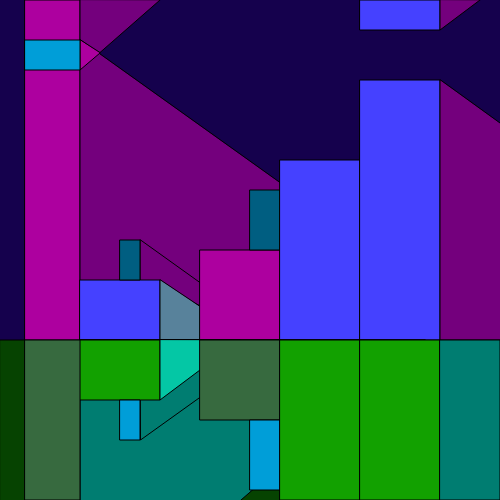
Frame 1 (no input)
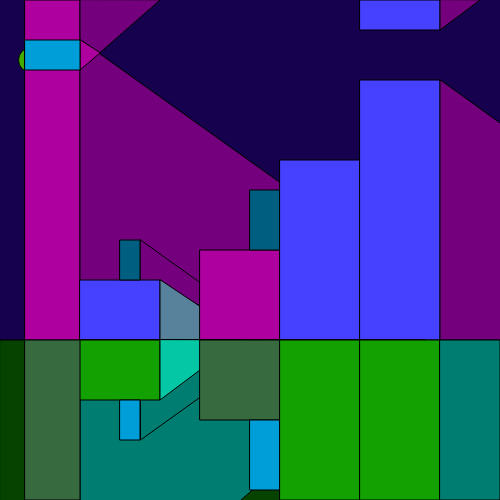
Frame 60 (no input)
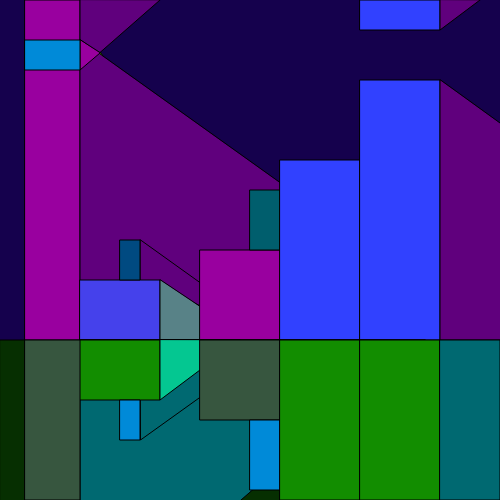
Frame 120 (the mouse pressed at the canvas centre since frame 60)

The p5.js sketch that drew these frames (run headless with seeded random() and noise() and a simulated clock; from frame 60 on, the mouse is pressed at the canvas centre):

// p5.js sketch
// ── sketch.js
function setup() {
  createCanvas(500, 500);
}
var value = 100;
var x = -60;
var y = 0;

function draw() {
  //over
  background(21,1,77);
  
  if(x<=0){
    y = 60;
    x=x+1;
  } 
    if(0<x<=550){
    y = pow(-(x-380), -2)+60;
    x = x + 1;
    //print(x);
  }
  if (x>550){x = -60;}
  fill(65,value+71,0);
  circle(x , y, 25);
  //circle(380,55.5,25),
  
  //noStroke();
  fill(6,value-33,1);
  rect(0, 340 , 500, 340);
  
  fill(value + 73,0,159);
  rect(25,0,55,340);
  
  fill(value+16,0,125);
  triangle(80,0,80,70,160,0);
  triangle(80,40,80,340,500,340);
  
  fill(value+73,0,159);
  triangle(80,40,80,70,100,53);
  
  fill(value+16,0,125);
  triangle(140,240,140,280,280,340);
  
  fill(69,65,value+155);
  rect(80,280, 80, 60);
  
  fill(88,130,value+55);
  triangle(160,280,160,340,250,340);
  
  fill(0,value-6,129);
  rect(120,240, 20, 40);
  
  fill(value+73,0,159);
  rect(200,250,80,90);
  
  fill(0,94,value+29);
  rect(250,190,30,60);
  
  fill(value-31,65,255);
  rect(280,160,80, 180);
  rect(360, 80, 80, 260);
  rect(360, 0,80, 30);
  
 
    
  fill(value+16,0,125);
  triangle(440,80,440,340,800,340);
  triangle(440,0,440,30,480,0);
  
  fill(0,value+58,216);
  rect(25,40, 55, 30);

  
  
  
  //under
  
  fill(0,value+25,113);
  triangle(80,340,80,640,425,340);
  triangle(140,350,140.5,440,280,340);
  
  fill(18,value+61,0);
  rect(80,340,80,60);
  
  fill(0,value+58,216);
  rect(120,400,20,40);
  
  fill(4,199,value+65);
  triangle(160,340,160,400,240,340);
  
  fill(55,value+6,63);
  rect(200,340,80,80);
  
  fill(0,value+58,216);
  rect(250,420,30,70);
  
  fill(18,value+61,0);
  rect(280,340,80,160);
  rect(360,340,80,160);
  
  fill(0,value+25,113);
  rect(440,340,60,160);

  
  fill(55,value+6,63);
  rect(25,340, 55,160);
}  
function mousePressed() {
  if (value === 100) {
    value = 80;
  } else {
    value = 100;
  }
}
